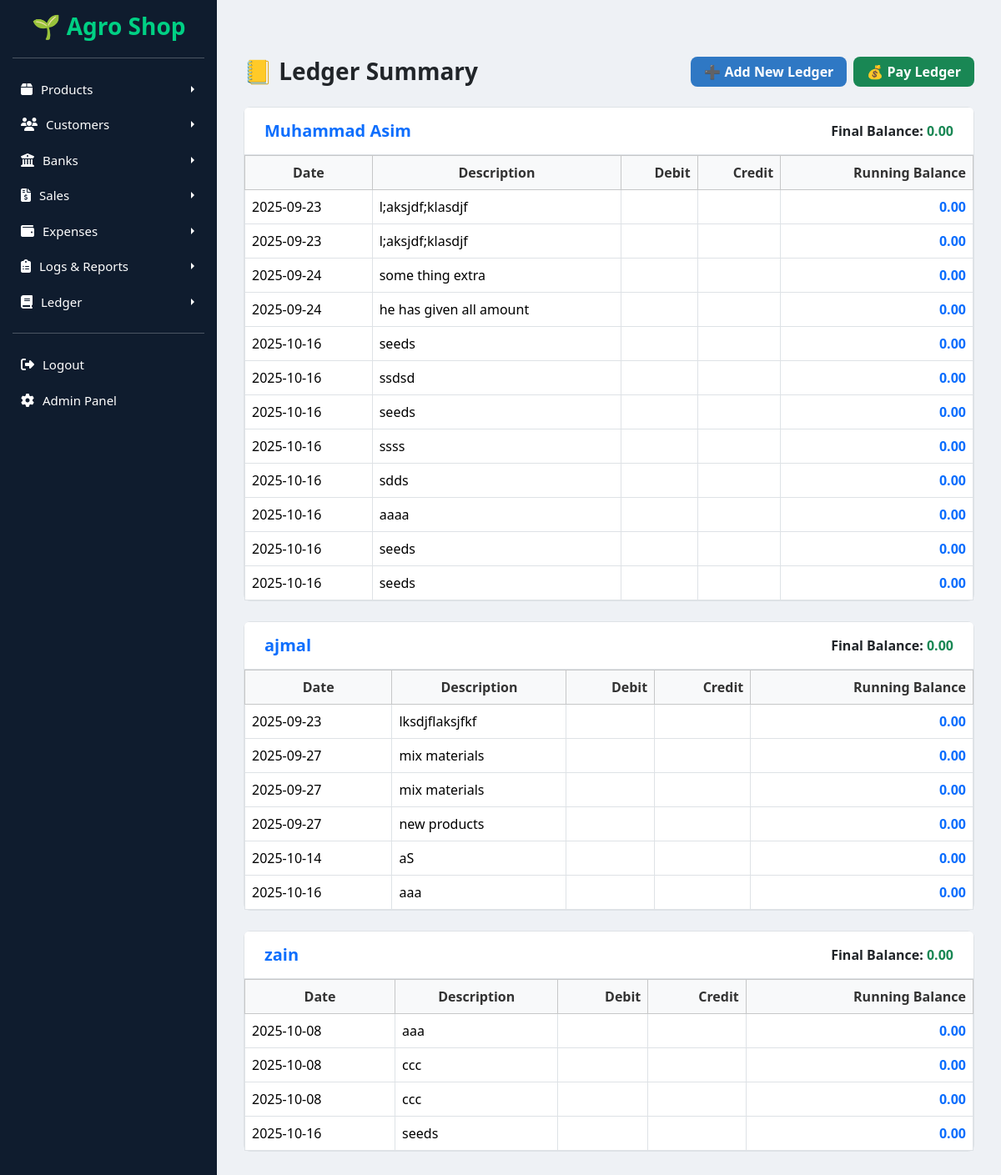
Page /ledger/list/ on the earlier database version.
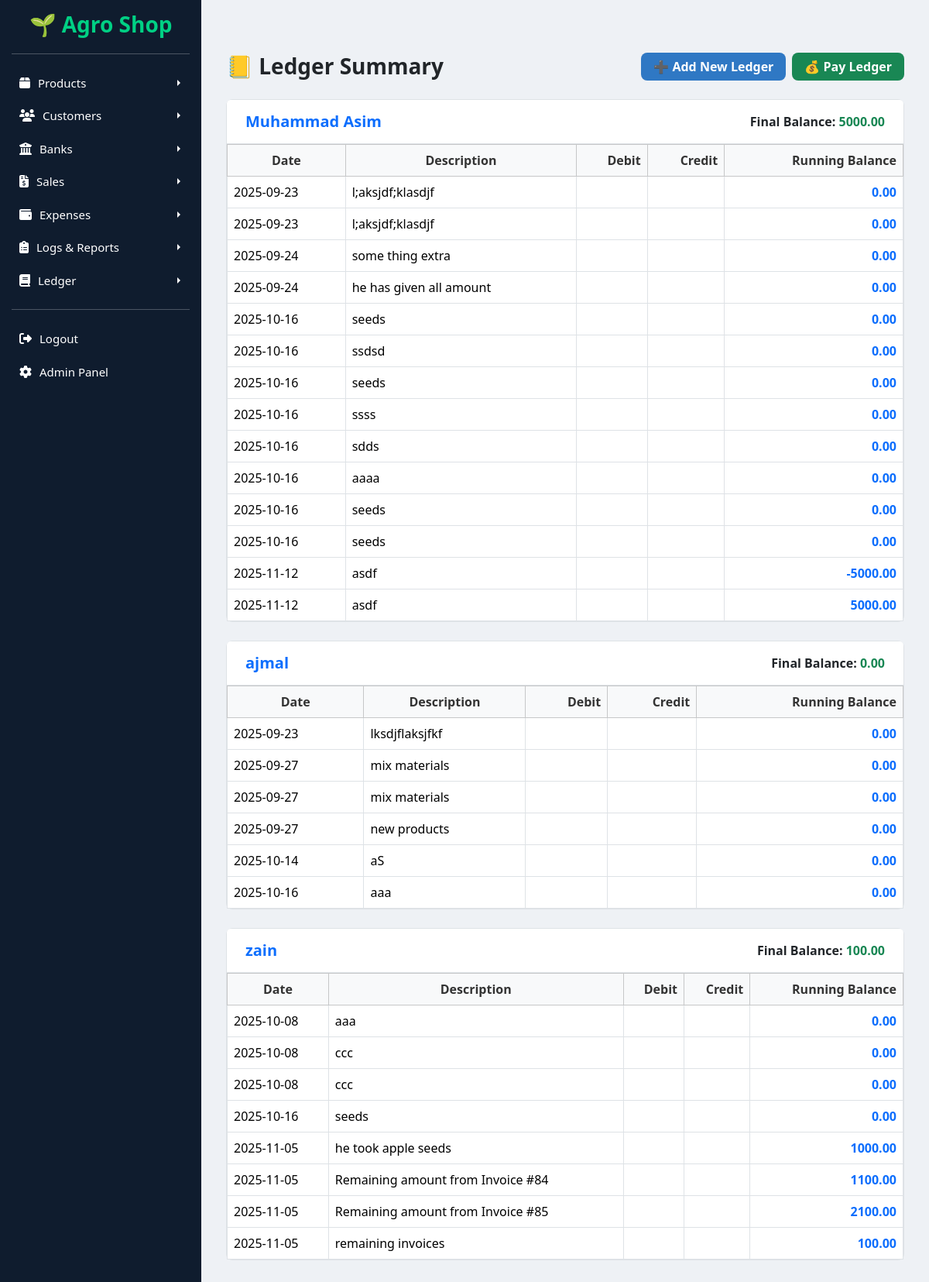
Same page on the later database version.
### customers/models.py (models this page shows, shortened)
class Customer(models.Model):
    name = models.CharField(max_length=100, null=True, blank=True)
    father_name = models.CharField(max_length=100, null=True, blank=True)
    cnic = models.CharField(max_length=15, null=True, blank=True, unique=True)
    mobile = models.CharField(max_length=15, null=True, blank=True)
    email = models.EmailField(blank=True, null=True)
    city = models.CharField(max_length=50, null=True, blank=True)
    resident = models.CharField(max_length=50, null=True, blank=True)
    address = models.TextField(null=True, blank=True)

### ledger/models.py (models this page shows, shortened)
class Ledger(models.Model):
    ENTRY_TYPE_CHOICES = [
        ('debit', 'Debit'),
        ('credit', 'Credit'),
        ('installment', 'Installment'),
    ]
    customer = models.ForeignKey(Customer, on_delete=models.CASCADE, null=True, blank=True)
    date = models.DateField(auto_now_add=True)
    description = models.CharField(max_length=255, blank=True, null=True)
    debit = models.DecimalField(max_digits=12, decimal_places=2, default=0)
    credit = models.DecimalField(max_digits=12, decimal_places=2, default=0)
    balance = models.DecimalField(max_digits=12, decimal_places=2, default=0)
    entry_type = models.CharField(max_length=15, choices=ENTRY_TYPE_CHOICES, blank=True, null=True)
    class Meta:
        ordering = ['-date']

### ledger/views.py (the view)
# urls.py: path("list/", views.list_ledger, name="list_ledger"),
def list_ledger(request):
    ledgers = Ledger.objects.select_related("customer").order_by("customer__name", "date", "id")
    grouped_ledgers = defaultdict(list)
    customer_balances = {}
    for ledger in ledgers:
        cust = ledger.customer
        if cust not in customer_balances:
            customer_balances[cust] = 0
        customer_balances[cust] += float(ledger.debit or 0) - float(ledger.credit or 0)
        grouped_ledgers[cust].append({
            "ledger": ledger,
            "balance": customer_balances[cust],
        })
    ledger_summary = []
    for cust, entries in grouped_ledgers.items():
        ledger_summary.append({
            "customer": cust,
            "entries": entries,
            "final_balance": customer_balances[cust],
        })
    return render(request, "ledger/list_ledger.html", {
        "ledger_summary": ledger_summary,
    })

### templates/ledger/list_ledger.html (shortened to what this page needs)
{% extends "base.html" %}
{% block content %}
<div class="container py-5">
  <div class="d-flex flex-column flex-md-row justify-content-between align-items-start align-items-md-center mb-4 gap-3">
    <h3 class="fw-bold text-dark mb-0">📒 Ledger Summary</h3>
    <div class="d-flex flex-wrap gap-2">
      <a href="{% url 'ledger:add_ledger' %}" class="btn btn-primary px-3">
        ➕ Add New Ledger
      </a>
      <a href="{% url 'ledger:pay_ledger' %}" class="btn btn-success px-3">
        💰 Pay Ledger
      </a>
    </div>
  </div>
  {% for group in ledger_summary %}
  <div class="card border rounded-3 mb-4" style="background-color: #ffffff;">
    <div class="card-header bg-white border-bottom d-flex justify-content-between align-items-center py-3 px-4">
      <h5 class="mb-0 fw-semibold text-primary">{{ group.customer.name }}</h5>
      <span class="fw-bold text-dark">
        Final Balance:
        <span class="{% if group.final_balance < 0 %}text-danger{% else %}text-success{% endif %}">
          {{ group.final_balance|floatformat:2 }}
        </span>
      </span>
    </div>
    <div class="card-body p-0">
      <div class="table-responsive">
        <table class="table table-bordered align-middle mb-0 ledger-table">
          <thead class="table-light text-center">
            <tr>
              <th>Date</th>
              <th>Description</th>
              <th class="text-end text-danger">Debit</th>
              <th class="text-end text-success">Credit</th>
              <th class="text-end text-primary">Running Balance</th>
            </tr>
          </thead>
          <tbody>
            {% for item in group.entries %}
            <tr>
              <td>{{ item.ledger.date|date:"Y-m-d" }}</td>
              <td>{{ item.ledger.description }}</td>
              <td class="text-end text-danger">{{ item.ledger.debit_amount|floatformat:2 }}</td>
              <td class="text-end text-success">{{ item.ledger.credit_amount|floatformat:2 }}</td>
              <td class="text-end fw-semibold text-primary">{{ item.balance|floatformat:2 }}</td>
            </tr>
            {% endfor %}
          </tbody>
        </table>
      </div>
    </div>
  </div>
  {% empty %}
  <div class="alert alert-info text-center">No ledger entries found.</div>
  {% endfor %}
</div>
{% endblock %}

Differences in the rows shown:
computed for Customer "Muhammad Asim": final_balance "0.00" → "5000.00"
added Ledger: ledger "2025-11-12", ledger.description "asdf", balance "-5000.00", shown under Customer "Muhammad Asim"
added Ledger: ledger "2025-11-12", ledger.description "asdf", balance "5000.00", shown under Customer "Muhammad Asim"
computed for Customer "zain": final_balance "0.00" → "100.00"
added Ledger: ledger "2025-11-05", ledger.description "he took apple seeds", balance "1000.00", shown under Customer "zain"
added Ledger: ledger "2025-11-05", ledger.description "Remaining amount from Invoice #84", balance "1100.00", shown under Customer "zain"
added Ledger: ledger "2025-11-05", ledger.description "Remaining amount from Invoice #85", balance "2100.00", shown under Customer "zain"
added Ledger: ledger "2025-11-05", ledger.description "remaining invoices", balance "100.00", shown under Customer "zain"
